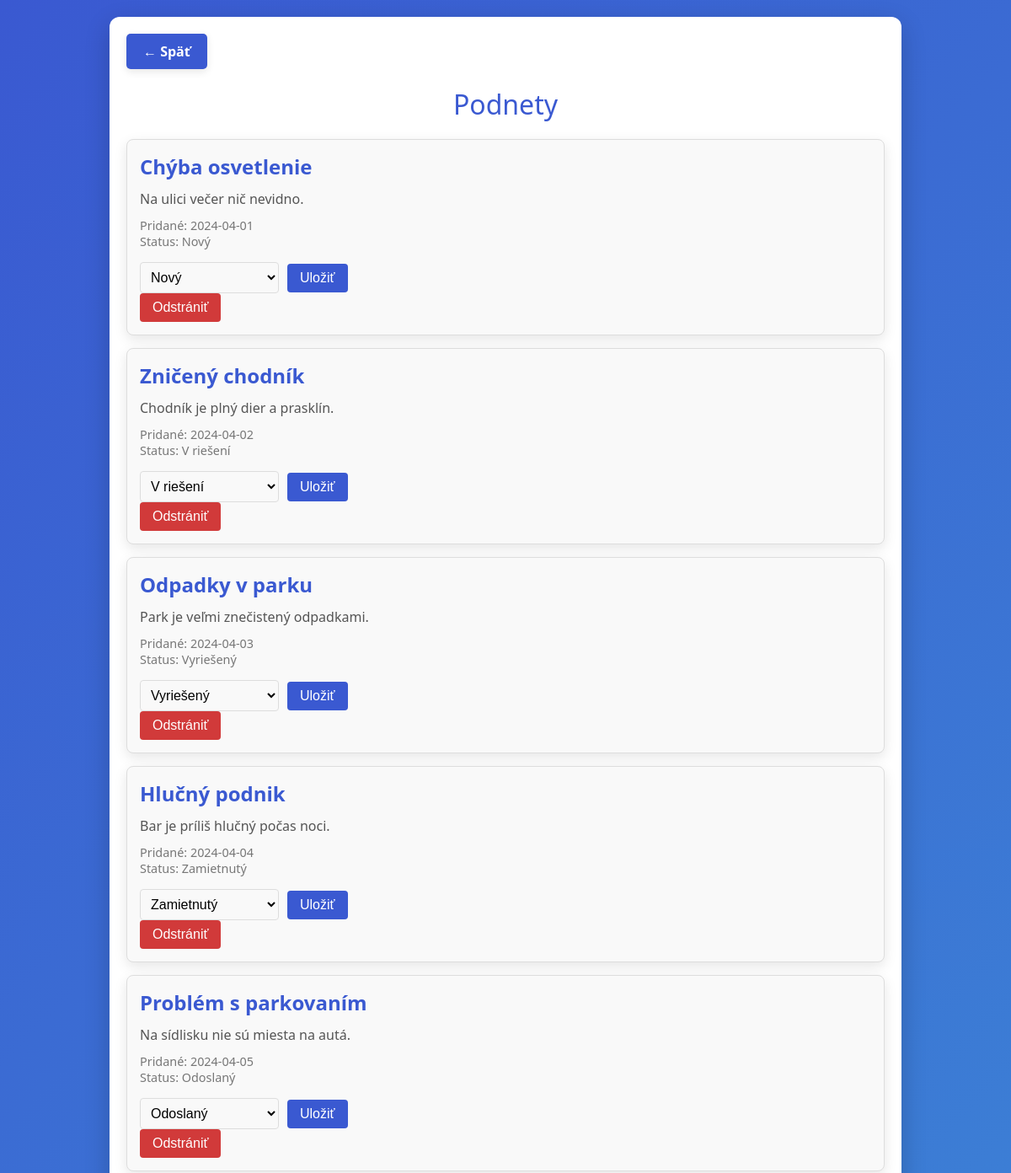
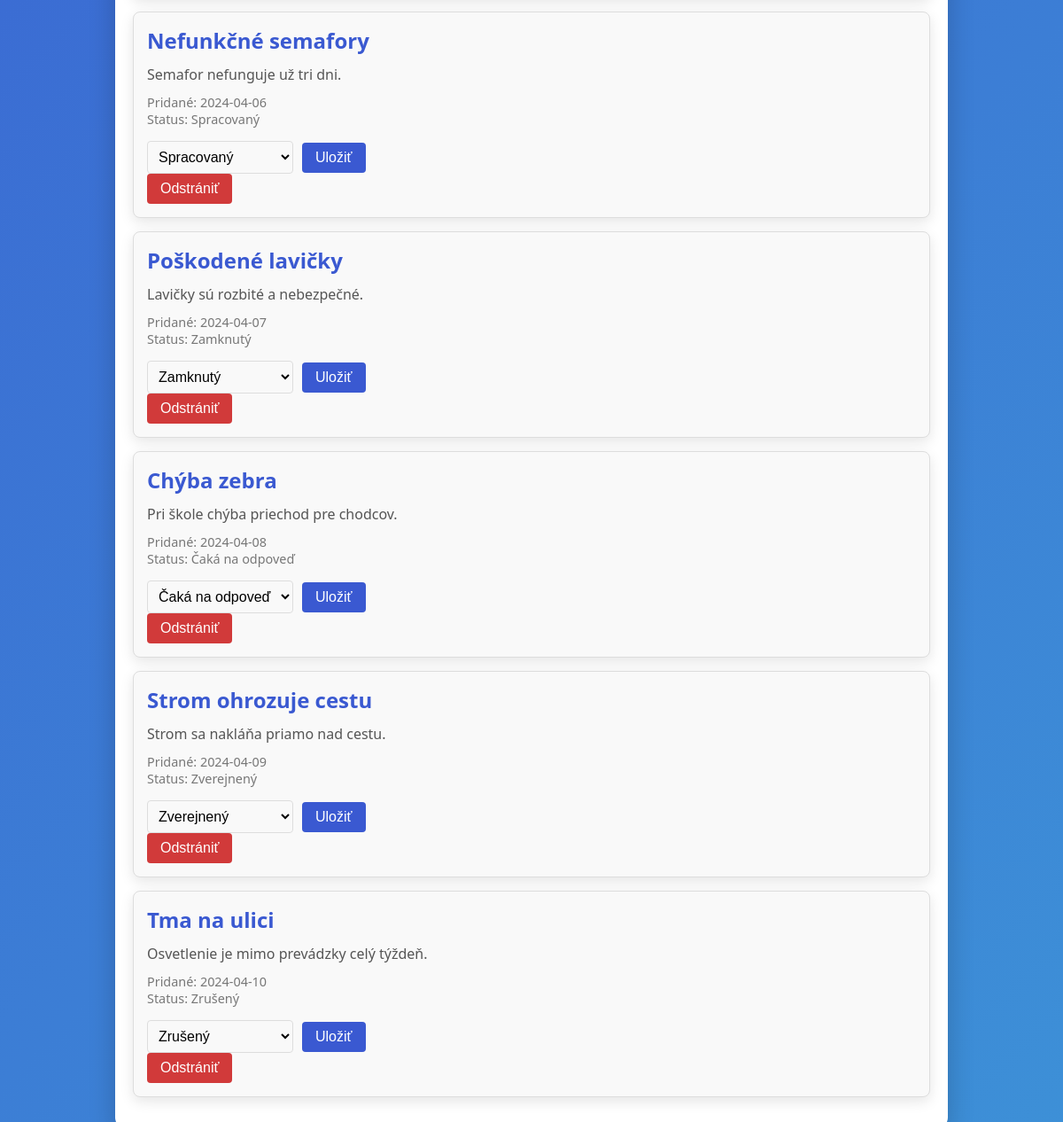
Screenshot of /cabinet/suggestions.php with the database file from the repository (2 pictures, top to bottom).
### tables this page shows
CREATE TABLE `podnet` (
  `id` int(11) NOT NULL,
  `id_obcan` int(11) DEFAULT NULL,
  `nazov` varchar(200) NOT NULL,
  `text` text DEFAULT NULL,
  `typ` varchar(100) DEFAULT NULL,
  `datum` date DEFAULT NULL,
  `stav_id` int(11) DEFAULT NULL
);

CREATE TABLE `stav` (
  `id` int(11) NOT NULL,
  `nazov_stavu` varchar(100) NOT NULL
);

### cabinet/suggestions.php (the view, shortened to what this page needs)
<?php
include 'db.php';
$sql = "SELECT p.id, p.nazov AS title, p.text AS description, p.datum AS created_at,
               p.stav_id, COALESCE(s.nazov_stavu, 'Nepriradený') AS nazov_stavu
        FROM podnet p
        LEFT JOIN stav s ON p.stav_id = s.id";
$result = $conn->query($sql);
$status_sql = "SELECT id, nazov_stavu FROM stav";
$status_result = $conn->query($status_sql);
$statuses = [];
if ($status_result) {
    while ($status_row = $status_result->fetch_assoc()) {
        $statuses[] = $status_row;
    }
}
?>
<!DOCTYPE html>
<html lang="sk">
<head>
</head>
<body>
    <div class="container">
        <a href="cabinet_menu.php" class="back-button">← Späť</a>
        <div class="title">Podnety</div>
        <?php if ($result && $result->num_rows > 0): ?>
            <?php while($row = $result->fetch_assoc()): ?>
                <div class="suggestion">
                    <div class="suggestion-title"><?php echo htmlspecialchars($row['title']); ?></div>
                    <div class="suggestion-description"><?php echo htmlspecialchars($row['description']); ?></div>
                    <div class="suggestion-date">Pridané: <?php echo htmlspecialchars($row['created_at']); ?></div>
                    <div class="suggestion-status">Status: <?php echo htmlspecialchars($row['nazov_stavu']); ?></div>
                    <form method="POST" class="status-form">
                        <select name="stav_id" class="status-select">
                            <?php foreach ($statuses as $status): ?>
                                <option value="<?php echo $status['id']; ?>" <?php echo $status['id'] == $row['stav_id'] ? 'selected' : ''; ?>>
                                    <?php echo htmlspecialchars($status['nazov_stavu']); ?>
                                </option>
                            <?php endforeach; ?>
                        </select>
                        <button type="submit" class="status-submit">Uložiť</button>
                    </form>
                    <form method="POST" class="status-form" style="display: inline;">
                        <button type="submit" class="delete-submit">Odstrániť</button>
                    </form>
                </div>
            <?php endwhile; ?>
        <?php else: ?>
            <p class="no-suggestions">Žiadne podnety na zobrazenie.</p>
        <?php endif; ?>
    </div>
</body>
</html>

### cabinet/suggestions.php (style rules this page uses)
body { font-family: 'Segoe UI', sans-serif; background: linear-gradient(135deg, #3A59D1, #3D90D7); color: white; margin: 0; padding: 20px; }
.container { max-width: 900px; margin: 0 auto; background-color: #fff; color: #333; border-radius: 12px; padding: 20px; box-shadow: 0 10px 30px rgba(0, 0, 0, 0.2); }
.title { font-size: 2rem; margin-bottom: 20px; color: #3A59D1; text-align: center; }
.suggestion { border: 1px solid #ddd; border-radius: 8px; padding: 15px; margin-bottom: 15px; background-color: #f9f9f9; box-shadow: 0 5px 15px rgba(0, 0, 0, 0.1); }
.suggestion-title { font-size: 1.5rem; font-weight: bold; color: #3A59D1; margin-bottom: 10px; }
.suggestion-description { margin: 10px 0; font-size: 1rem; line-height: 1.5; color: #555; }
.suggestion-date, .suggestion-status { font-size: 0.9rem; color: #777; }
.status-form { margin-top: 15px; display: flex; align-items: center; gap: 10px; }
.status-select { padding: 8px; font-size: 1rem; border: 1px solid #ddd; border-radius: 4px; background-color: #f9f9f9; }
.status-submit, .delete-submit { padding: 8px 15px; font-size: 1rem; border: none; border-radius: 4px; cursor: pointer; transition: background-color 0.3s ease; }
.status-submit { background-color: #3A59D1; color: white; }
.delete-submit { background-color: #D13A3A; color: white; }
.back-button { display: inline-block; margin-bottom: 20px; padding: 10px 20px; background-color: #3A59D1; color: white; text-decoration: none; font-size: 1rem; font-weight: bold; border-radius: 5px; box-shadow: 0 3px 10px rgba(0, 0, 0, 0.1); transition: background-color 0.3s ease, transform 0.2s ease; }

### rows the page displays
podnet: nazov "Chýba osvetlenie", text "Na ulici večer nič nevidno.", datum "2024-04-01", nazov_stavu "Nový", stav_id "Nový"
podnet: nazov "Zničený chodník", text "Chodník je plný dier a prasklín.", datum "2024-04-02", nazov_stavu "V riešení", stav_id "V riešení"
podnet: nazov "Odpadky v parku", text "Park je veľmi znečistený odpadkami.", datum "2024-04-03", nazov_stavu "Vyriešený", stav_id "Vyriešený"
podnet: nazov "Hlučný podnik", text "Bar je príliš hlučný počas noci.", datum "2024-04-04", nazov_stavu "Zamietnutý", stav_id "Zamietnutý"
podnet: nazov "Problém s parkovaním", text "Na sídlisku nie sú miesta na autá.", datum "2024-04-05", nazov_stavu "Odoslaný", stav_id "Odoslaný"
podnet: nazov "Nefunkčné semafory", text "Semafor nefunguje už tri dni.", datum "2024-04-06", nazov_stavu "Spracovaný", stav_id "Spracovaný"
podnet: nazov "Poškodené lavičky", text "Lavičky sú rozbité a nebezpečné.", datum "2024-04-07", nazov_stavu "Zamknutý", stav_id "Zamknutý"
podnet: nazov "Chýba zebra", text "Pri škole chýba priechod pre chodcov.", datum "2024-04-08", nazov_stavu "Čaká na odpoveď", stav_id "Čaká na odpoveď"
podnet: nazov "Strom ohrozuje cestu", text "Strom sa nakláňa priamo nad cestu.", datum "2024-04-09", nazov_stavu "Zverejnený", stav_id "Zverejnený"
podnet: nazov "Tma na ulici", text "Osvetlenie je mimo prevádzky celý týždeň.", datum "2024-04-10", nazov_stavu "Zrušený", stav_id "Zrušený"
